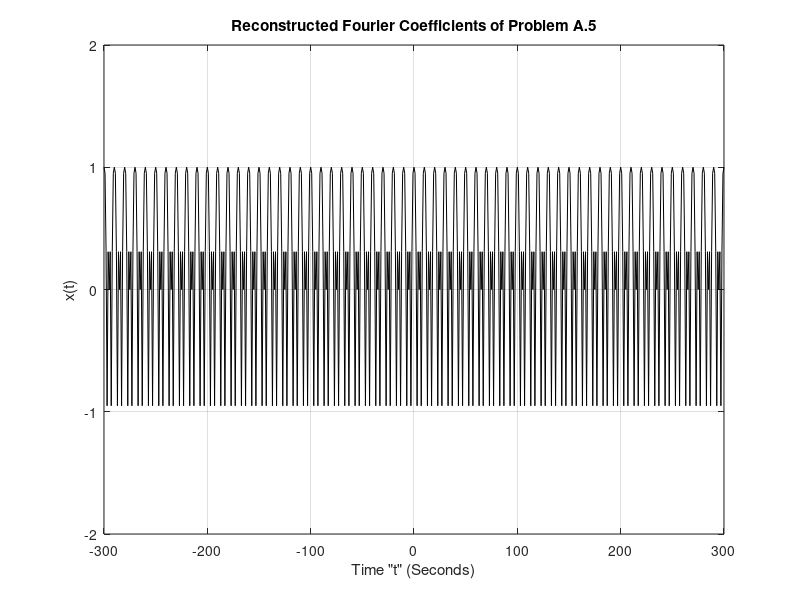

This figure's MATLAB source:
%Rendel Abrasia, Reza Aablue
%500942743, 500966944
%Section 4

%Problem A.5
n = (-500:500);
t = (-300:1:300);
w = pi*(0.1);
x = zeros(size(t));

for i = 1:length(n)-400 
    x(i)=exp(1i*n(i)*w*t(i));
end

figure (1);
plot (t,x,'k')
axis ([-300 300 -2 2]);
xlabel('Time "t" (Seconds)');
ylabel('x(t)');
title ('Reconstructed Fourier Coefficients of Problem A.5');
grid;